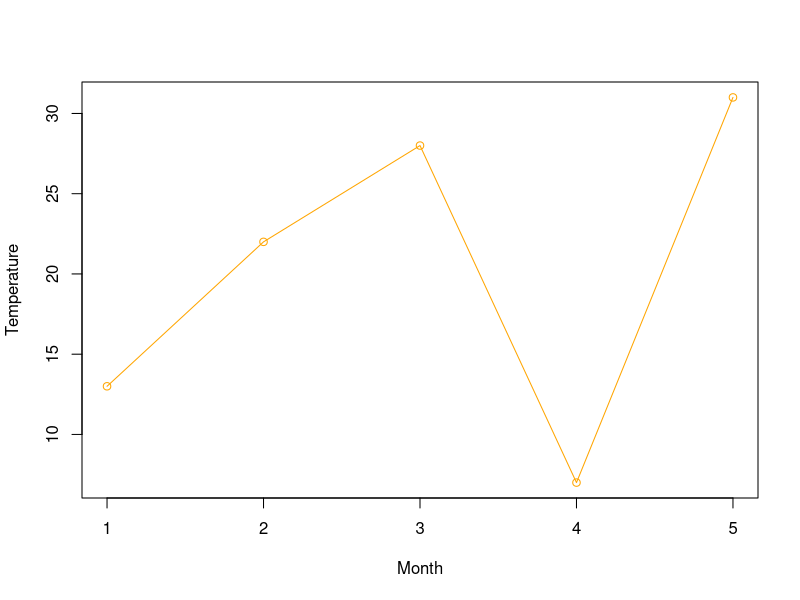

This figure's R source:
v <- c(13,22,28,7,31)  
# Plotting the bar chart.   
plot(v,type = "o",col="orange",xlab="Month",ylab="Temperature")  
